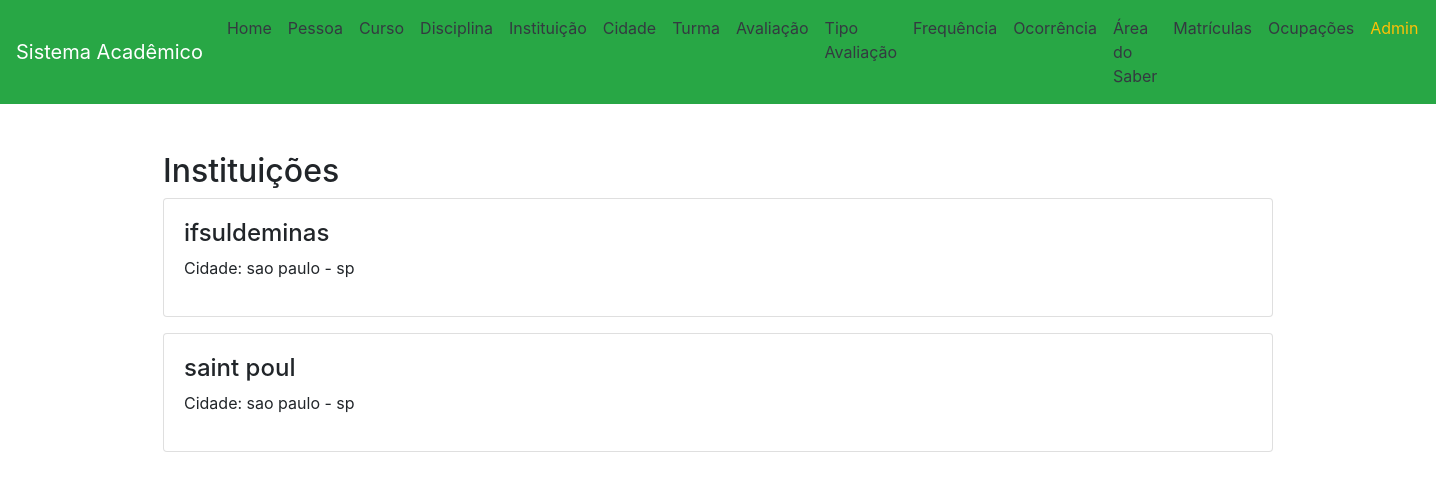
Screenshot of /instituicao/ with the database file from the repository.
### app/models.py (models this page shows, shortened)
class InstituicaoEnsino(models.Model):
    nome = models.CharField(max_length=100)
    site = models.CharField(max_length=100)
    telefone = models.CharField(max_length=20)
    cidade = models.ForeignKey(Cidade, on_delete=models.CASCADE)

class Cidade(models.Model):
    nome = models.CharField(max_length=100)
    uf = models.CharField(max_length=2)
    def __str__(self):
        return f"{self.nome} - {self.uf}"

### app/views.py (the view)
# urls.py: path('instituicao/', InstituicaoView.as_view(), name='instituicao'),
class InstituicaoView(View):
    def get(self, request):
        instituicoes = InstituicaoEnsino.objects.select_related('cidade').all()
        return render(request, 'instituicao.html', {'instituicoes': instituicoes})

### app/templates/instituicao.html (shortened to what this page needs)
{% extends "base.html" %}
{% block content %}
<h2>Instituições</h2>
{% for inst in instituicoes %}
<div class="card mb-3">
    <div class="card-body">
        <h4>{{ inst.nome }}</h4>
        <p>Cidade: {{ inst.cidade }}</p>
    </div>
</div>
{% endfor %}
{% endblock %}

### rows the page displays
InstituicaoEnsino: nome "ifsuldeminas", cidade "sao paulo - sp"
InstituicaoEnsino: nome "saint poul", cidade "sao paulo - sp"
